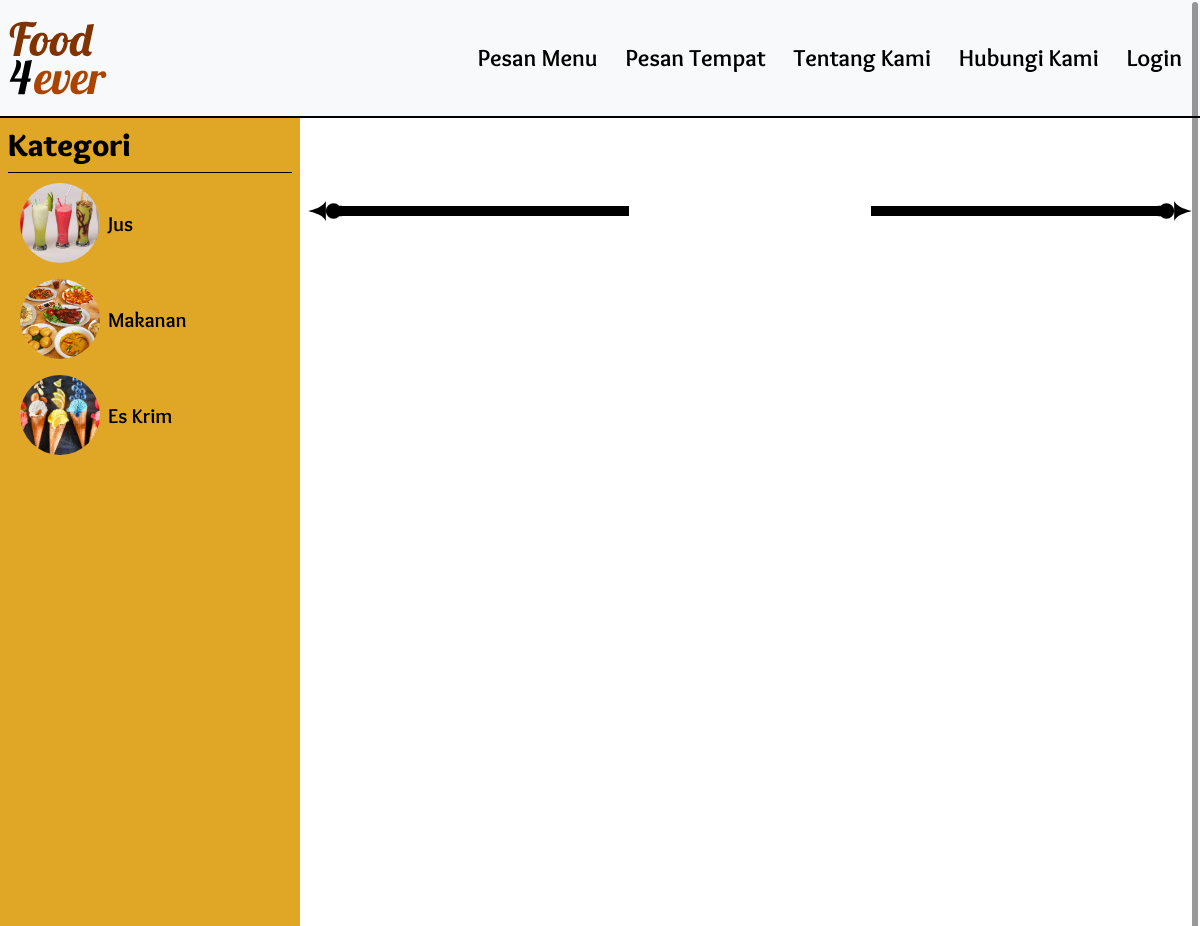
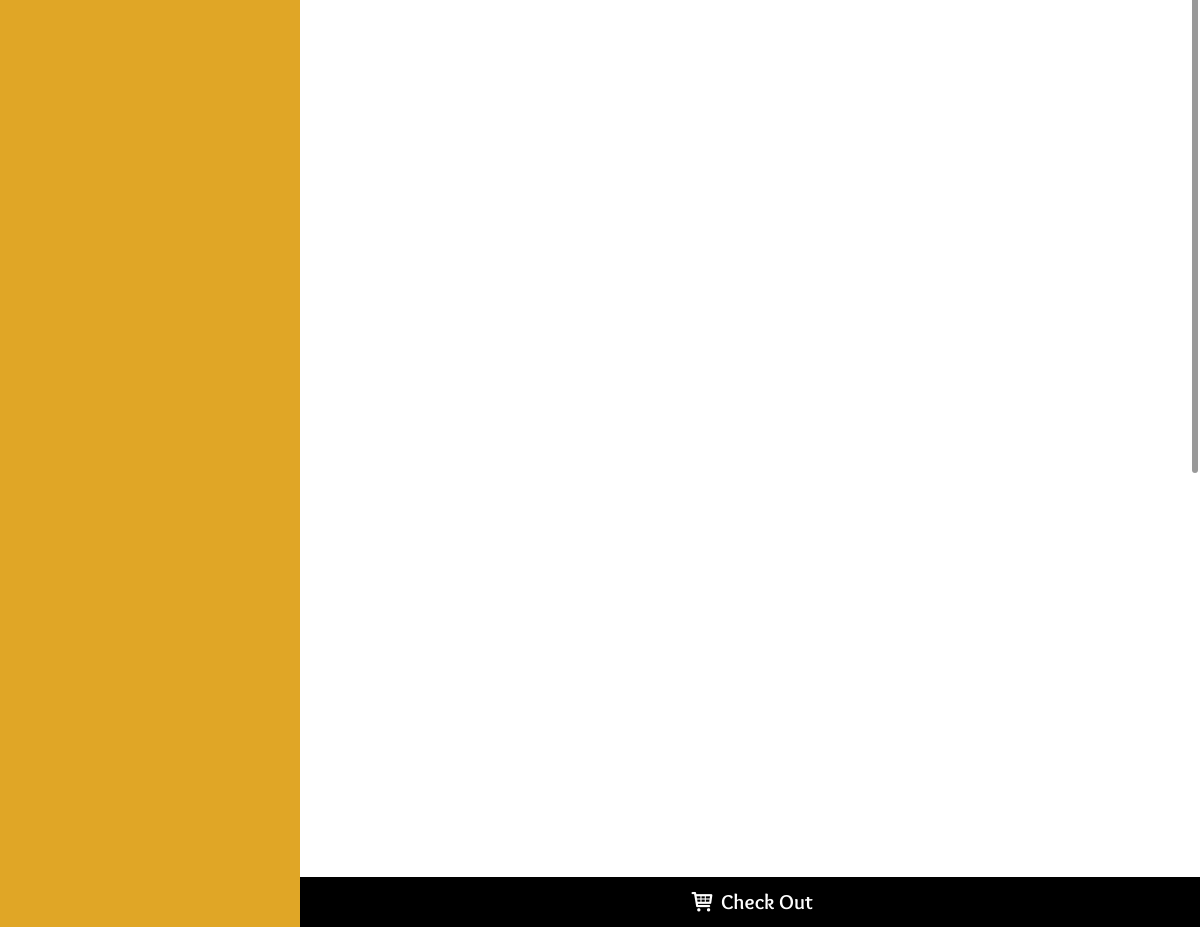
The page / on the database its author committed (2 pictures, top to bottom).
### tables this page shows
CREATE TABLE IF NOT EXISTS `kategori_tb` (
  `id` int(255) NOT NULL AUTO_INCREMENT,
  `nama_kategori` varchar(50) NOT NULL,
  `nama_foto` varchar(50) NOT NULL DEFAULT 'non.png',
  PRIMARY KEY (`id`)
);

### index.php (the view, shortened to what this page needs)
<?php
    include('_dbconfig/dbConfig.php');
?>
<!DOCTYPE html>
<html translate="no">
    <head>
        <?php include('_library/lib-include.php')?>
        <link type="text/css" href="_library/css/index.css" rel="stylesheet"/>
    </head>
    <body>
        <?php include('_framework/header.php') ?>
        <div class="d-flex" style="min-height:100vh">
            <div class="d-none d-lg-block bg-yellow-1 kategori-menu-side">
                <div class="d-flex flex-column position-sticky top-0 p-2" style="min-height:100vh;max-height:100vh;">
                    <div>
                        <h2 style="color: black;">Kategori</h2>
                        <hr class="m-0" style="color: black; padding: 0px 2px; opacity: 100%;"/>
                    </div>
                    <div class="d-flex flex-column justify-content-start flex-grow-1 px-1" style=" overflow-y:auto;" id="kategoriContainerFull">
                        <ul>
                            <?php
                                $stmt = $db->prepare('SELECT DISTINCT a.* FROM kategori_tb a JOIN menu_tb b ON b.kategori_id=a.id');
                                $stmt->execute();
                                $kategori = $stmt->fetchAll(PDO::FETCH_ASSOC);
                                for($i=0;$i<count($kategori);$i++){
                                    if($kategori[$i]['id']!=0){
                                        echo'
                                        <li>
                                            <button data-idKategori="'.$kategori[$i]['id'].'" class="d-flex align-items-center w-100 my-1 py-1 clean-btn kategori-btn kategoriBtn">
                                                <div class="img-kategori-cont flex-fill">
                                                    <img class="img-kategori rounded-circle" src="administrator/img/kategori_menu/'.$kategori[$i]['nama_foto'].'?dummy='.filemtime(dirname(__FILE__).'/administrator/img/kategori_menu/'.$kategori[$i]['nama_foto']).'"/>
                                                </div>
                                                <div class="p-2 btn-kategori-text d-block text-wrap text-break text-start">'.$kategori[$i]['nama_kategori'].'</div>
                                            </button>
                                        </li>
                                        ';
                                    }
                                }
                            ?>
                        </ul>
                    </div>
                </div>
            </div>
            <div class="flex-grow-1 d-flex flex-column" style="min-height:100vh">
                <div id="titleKategoriScroll" class="d-flex justify-content-between align-items-center p-2" style="min-height: 10vh;">
                    <div class="d-flex align-items-center">
                        <img src="administrator/img/style/arrow-left.svg"/>
                    </div>
                    <div class="flex-grow-1 d-flex align-items-center" style="height: 10px;">
                        <img src="administrator/img/style/line.svg" style="height:100%; width:100%; object-fit:cover"/>
                    </div>
                    <h1 id="titleKategori" class="text-center m-0 p-2 flex-grow-1 text-wrap"></h1>
                    <div class="flex-grow-1 d-flex align-items-center" style="height:10px;">
                        <img src="administrator/img/style/line.svg" style="height:100%; width:100%; object-fit:cover"/>
                    </div>
                    <div class="d-flex align-items-center">
                        <img src="administrator/img/style/arrow-right.svg"/>
                    </div>
                </div>
                <div class="d-flex flex-column flex-grow-1" style="min-height: 90vh;">
                    <div id="menuContainer" class="flex-grow-1 p-1 d-flex flex-wrap" style="align-content: flex-start;"></div>
                    <div class="d-flex flex-column position-sticky bottom-0 w-100" style="z-index:30;max-width:100vw;">
                        <div class="d-flex align-items-stretch" style="min-height: 50px;">
                            <button id="checkOutBtn" class="w-100 clean-btn btn-style-2 btn-check-out icon-basket">&nbspCheck Out</button>
                        </div>
                    </div>
                </div>
            </div>
        </div>
    </body>
</html>

### _library/css/common.css (style rules this page uses)
* { box-sizing:border-box; font-family: Overlock; font-weight: bold; }
html { scroll-behavior: smooth; }
ul, li { list-style: none; margin:0; padding: 0; }
.bg-yellow-1 { background-color: #e0a626 !important; }
.btn-style-2 { background-color: black !important; color: white; }
.clean-btn { outline: none; background-color: transparent; border: solid 2px transparent; }

### _library/OverlayScrollbars-master/css/OverlayScrollbars.css (style rules this page uses)
html.os-html, html.os-html > .os-host { display: block; overflow: hidden; box-sizing: border-box; height: 100% !important; width: 100% !important; min-width: 100% !important; min-height: 100% !important; margin: 0 !important; position: absolute !important; }
.os-host, .os-host-textarea { position: relative; overflow: visible !important; -webkit-box-orient: vertical; -webkit-box-direction: normal; -ms-flex-direction: column; flex-direction: column; -ms-flex-wrap: nowrap; flex-wrap: nowrap; -webkit-box-pack: start; -ms-flex-pack: start; justify-content: flex-start; -ms-flex-line-pack: start; align-content: flex-start; -webkit-box-align: start; -ms-flex-align: start; -ms-grid-row-align: flex-start; align-items: flex-start; }
.os-host-overflow { overflow: hidden !important; }

### _library/css/index.css (style rules this page uses)
.kategori-menu-side { width: 60%; max-width: 300px; min-height: 100vh; height: auto; }
.img-kategori-cont { width: 80px; min-width: 80px; max-width: 80px; height: 80px; min-height: 80px; max-height: 80px; }
.img-kategori { object-fit: cover; width: 100%; height: 100%; }
.btn-kategori-text { font-size: 1.3em; font-weight: bold; color: black; }
.btn-check-out { font-size: 1.3em; }

### rows shown on the page
kategori_tb: nama_foto (placeholder picture), nama_kategori "Jus"
kategori_tb: nama_foto (placeholder picture), nama_kategori "Makanan"
kategori_tb: nama_foto (placeholder picture), nama_kategori "Es Krim"
